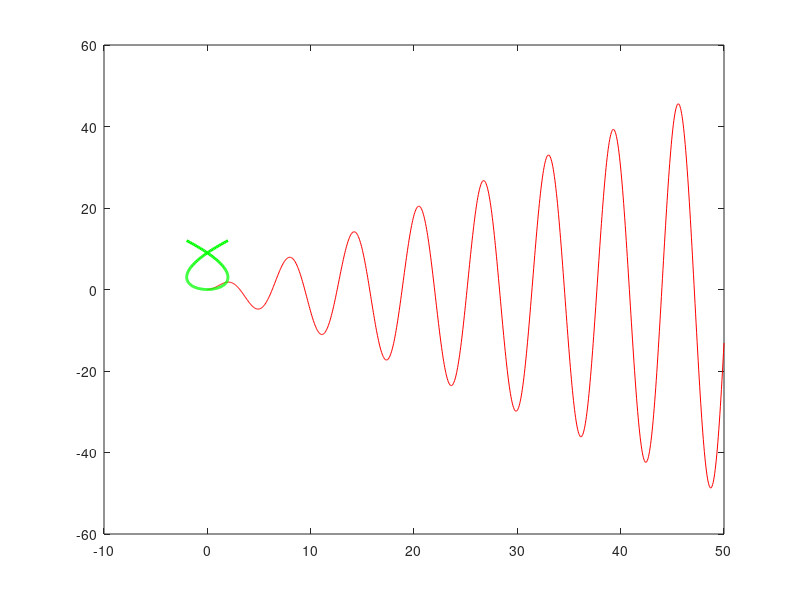

This chart was generated by the following MATLAB code:
% 1
	s=linspace(0,50,1000);
	plot( s, s.*sin(s), 'r')
	hold on

% 2
	t=linspace(-2,2,200);
	x=t.*(3-t.^2);
	y=3*t.^2;
	plot(x, y,'g','LineWidth',2)

% 3
